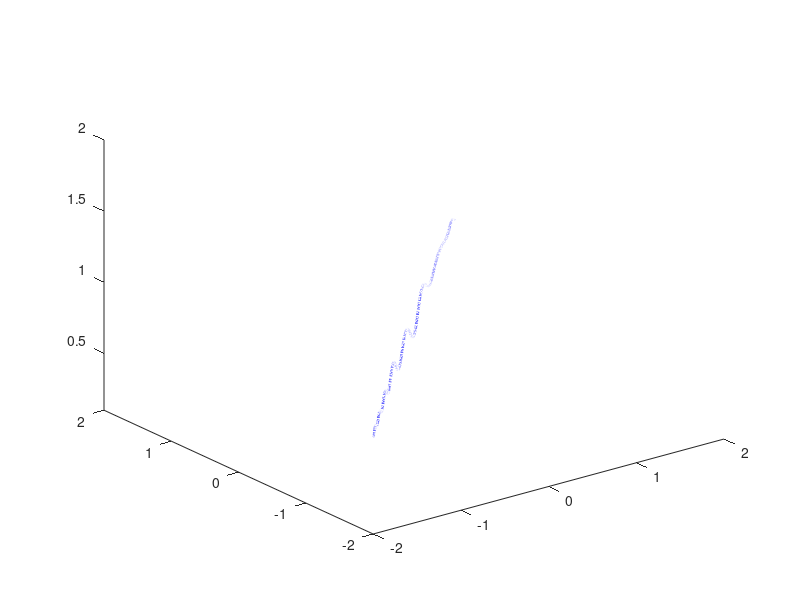

The MATLAB script that drew this image:

t = linspace(-2, 2, 1000);

x = t;
y = t;
z = ((-cos(t.^4-8.*t)+sqrt(abs((cos(t.^4-8.*t).^2-4.*(2.*t.^4+6).*(4+t.^2+t.^4)))))./(2.*(2.*t.^4+6)));


plot3(x,y,z,'b-.', 'LineWidth', 2);
zlim([0.1, 2])